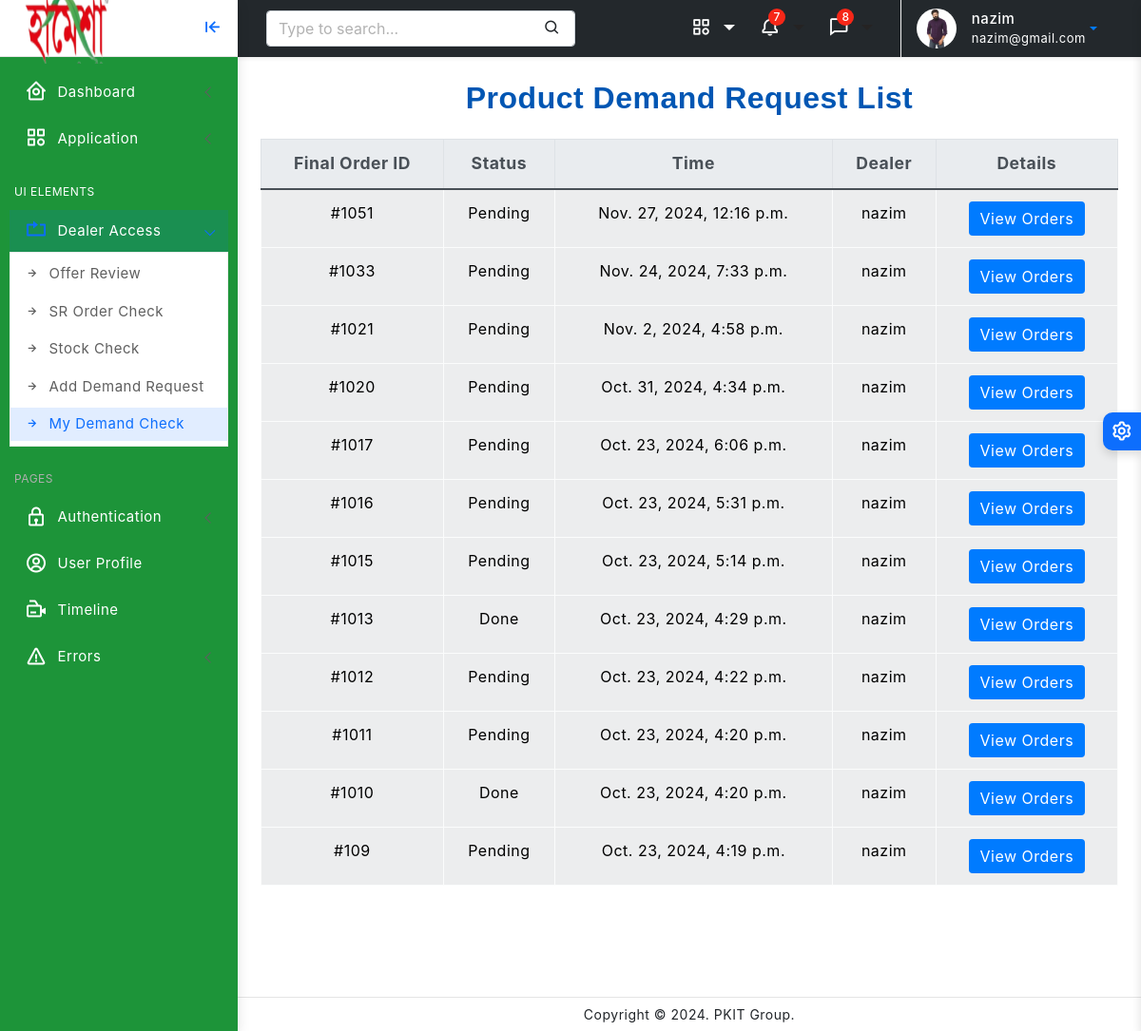
Page /demand/check/ (signed in) on the earlier database version.
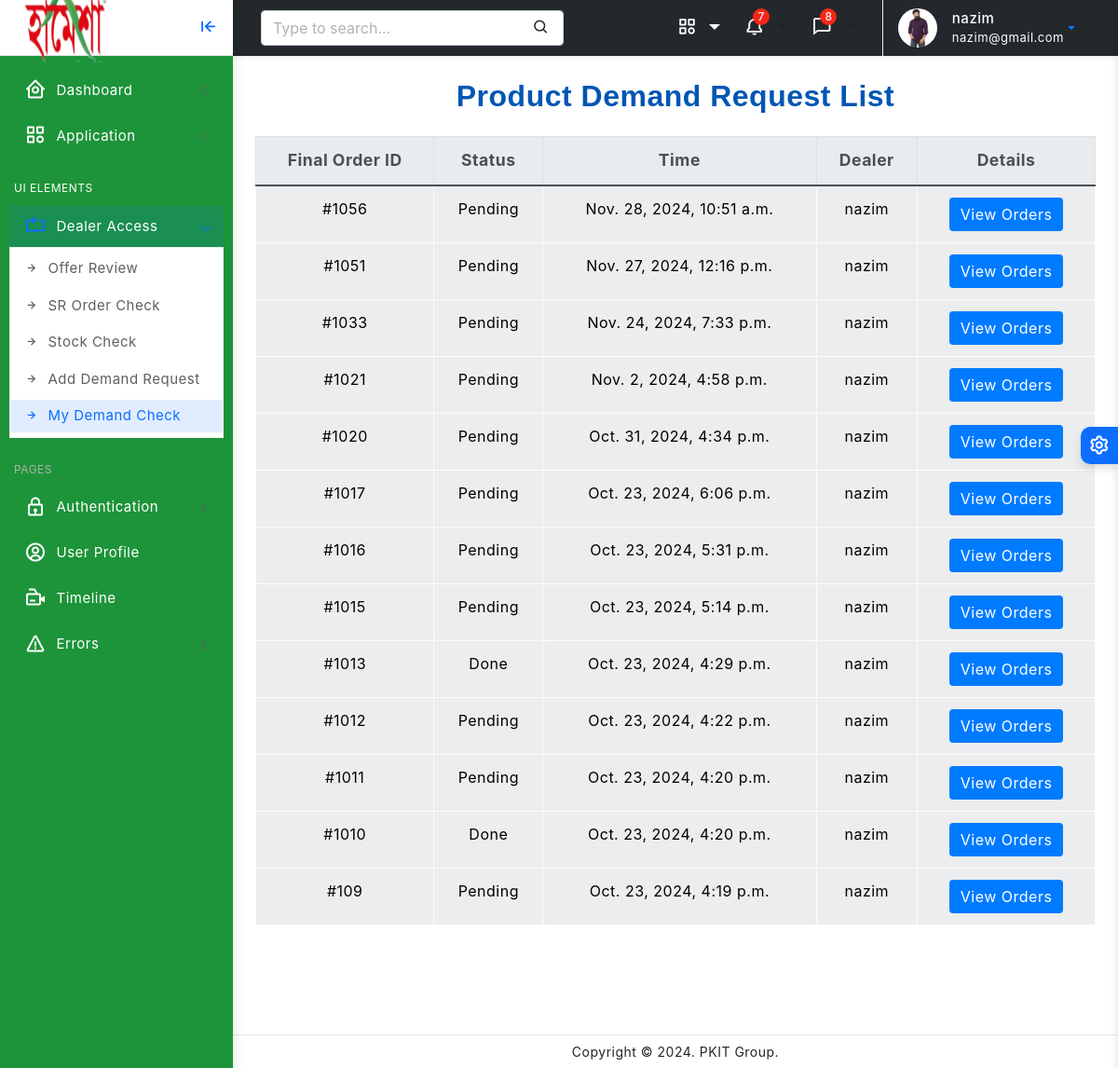
Same page on the later database version.
### dashboard/models.py (models this page shows, shortened)
class DealerOrder(models.Model):
    dealer = models.ForeignKey(User, on_delete=models.CASCADE)
    created_at = models.DateTimeField(auto_now_add=True, verbose_name="Date Created")
    status = models.CharField(max_length=20, choices=DemandStatus, default='Pending')
    products = models.ManyToManyField(DealerProductNeed, verbose_name="Select Orders")

### dashboard/decorators.py (the view)
        def wrapper(request, *args, **kwargs):
            group = None
            if request.user.groups.exists():
                group = request.user.groups.all()[0].name
            if group in allowed_roles:
                return view_func(request, *args, **kwargs)
            else:
                return HttpResponse('You are not authorized to view this page')

### dashboard/models.py (called while the page is built)
    def net_amount(self):
        if self.product is None:
            return 0
        return self.demand_quantity * self.product.product_dp

    def gross_amount(self):
        if self.product is None:
            return 0
        return self.demand_quantity * self.product.product_dp

### templates/dashboard/dealer_demand_check.html (shortened to what this page needs)
{% extends 'partials/base0.html' %}
{% load static %}
{% block content %}
<div class="page-wrapper">
    <div class="page-content">
        <h2 class="text-center mb-4">Product Demand Request List</h2>
        <table class="table table-hover table-striped table-bordered">
            <thead class="thead-light">
                <tr>
                    <th scope="col">Final Order ID</th>
                    <th scope="col">Status</th>
                    <th scope="col">Time</th>
                    <th scope="col">Dealer</th>
                    <th scope="col">Details</th>
                </tr>
            </thead>
            <tbody>
                {% for final_order in final_orders %}
                <tr class="table-light">
                    <td>#10{{ final_order.id }}</td>
                    <td>{{ final_order.status }}</td>
                    <td>{{ final_order.created_at }}</td>
                    <td>{{ final_order.dealer }}</td>
                    <td>
                        <button type="button" class="btn btn-primary" data-toggle="collapse" data-target="#orderDetails-{{ final_order.id }}">
                            View Orders
                        </button>
                    </td>
                </tr>
                {% endfor %}
            </tbody>
        </table>
        <link rel="stylesheet" href="https://stackpath.bootstrapcdn.com/bootstrap/4.3.1/css/bootstrap.min.css">
    </div>
</div>
<br><br><br><br>
{% endblock %}

### templates/partials/base0.html (shortened to what the changed rows need)
<!doctype html>
<html lang="en">
{% load static %}
<head>
	<link href="{% static 'assets/plugins/vectormap/jquery-jvectormap-2.0.2.css' %}" rel="stylesheet"/>
	<link href="{% static 'assets/plugins/simplebar/css/simplebar.css' %}" rel="stylesheet" />
	<link href="{% static 'assets/plugins/perfect-scrollbar/css/perfect-scrollbar.css' %}" rel="stylesheet" />
	<link href="{% static 'assets/plugins/metismenu/css/metisMenu.min.css' %}" rel="stylesheet" />
	<link href="{% static 'assets/css/pace.min.css' %}" rel="stylesheet" />
	<link href="{% static 'assets/css/bootstrap.min.css' %}" rel="stylesheet">
	<link href="{% static 'assets/css/app.css' %}" rel="stylesheet">
	<link href="{% static 'assets/css/icons.css' %}" rel="stylesheet">
	<link rel="stylesheet" href="{% static 'assets/css/dark-theme.css' %}" />
	<link rel="stylesheet" href="{% static 'assets/css/semi-dark.css' %}" />
	<link rel="stylesheet" href="{% static 'assets/css/header-colors.css' %}" />
		<link rel="stylesheet" href="https://use.fontawesome.com/releases/v5.15.2/css/all.css"
>
</head>
<body>
	<div class="wrapper">
		<div class="sidebar-wrapper" data-simplebar="true" style="background-color: #1d9439; " >
			<div class="sidebar-header">
				<div>
				</div>
				<div class="toggle-icon ms-auto"><i class='bx bx-arrow-to-left'></i>
				</div>
			</div>
			<ul class="metismenu" id="menu" >
				<li>
				</li>
				<li>
				</li>
				<li class="menu-label" style="color: #FFFFFF;">UI Elements</li>
				{% if is_dealer %}
				<li>
				</li>
				{% endif %}
				<li class="menu-label">Pages</li>
				<li>
				</li>
				<li>
				</li>
				<li>
				</li>
				<li>
				</li>
			</ul>
		</div>
		<header>
			<div class="topbar d-flex align-items-center"  style="background-color:#23282c;" >
			</div>
		</header>
        {% block content %}
        {% endblock %}
		<footer class="page-footer">
			<p class="mb-0">Copyright © 2024. PKIT Group.</p>
		</footer>
	</div>
</body>
</html>

Differences in the rows shown:
added DealerOrder: id "56", status "Pending", created_at "Nov. 28, 2024, 10:51 a.m.", dealer "nazim"
